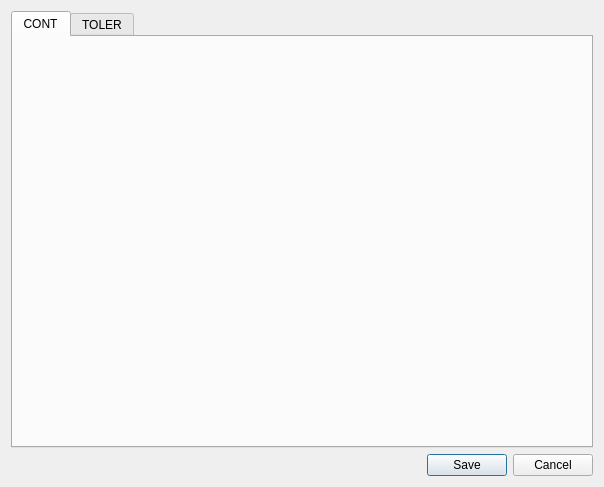
<?xml version="1.0" encoding="UTF-8"?>
<ui version="4.0">
 <class>Dialog</class>
 <widget class="QDialog" name="Dialog">
  <property name="geometry">
   <rect>
    <x>0</x>
    <y>0</y>
    <width>604</width>
    <height>487</height>
   </rect>
  </property>
  <property name="windowTitle">
   <string>Set control and tolerance parameters</string>
  </property>
  <layout class="QGridLayout" name="gridLayout_2">
   <item row="1" column="1">
    <widget class="QDialogButtonBox" name="buttonBox">
     <property name="orientation">
      <enum>Qt::Horizontal</enum>
     </property>
     <property name="standardButtons">
      <set>QDialogButtonBox::Cancel|QDialogButtonBox::Save</set>
     </property>
    </widget>
   </item>
   <item row="0" column="0" colspan="2">
    <widget class="QTabWidget" name="tab_widget">
     <property name="currentIndex">
      <number>0</number>
     </property>
     <widget class="QWidget" name="tab1">
      <attribute name="title">
       <string>CONT</string>
      </attribute>
      <layout class="QGridLayout" name="gridLayout">
       <item row="0" column="0">
        <layout class="QGridLayout" name="cont_lout"/>
       </item>
      </layout>
     </widget>
     <widget class="QWidget" name="tab2">
      <property name="maximumSize">
       <size>
        <width>350</width>
        <height>250</height>
       </size>
      </property>
      <attribute name="title">
       <string>TOLER</string>
      </attribute>
      <layout class="QGridLayout" name="gridLayout_3">
       <item row="0" column="0">
        <layout class="QGridLayout" name="toler_lout">
         <property name="sizeConstraint">
          <enum>QLayout::SetDefaultConstraint</enum>
         </property>
        </layout>
       </item>
      </layout>
     </widget>
    </widget>
   </item>
  </layout>
 </widget>
 <resources/>
 <connections>
  <connection>
   <sender>buttonBox</sender>
   <signal>accepted()</signal>
   <receiver>Dialog</receiver>
   <slot>accept()</slot>
   <hints>
    <hint type="sourcelabel">
     <x>248</x>
     <y>254</y>
    </hint>
    <hint type="destinationlabel">
     <x>157</x>
     <y>274</y>
    </hint>
   </hints>
  </connection>
  <connection>
   <sender>buttonBox</sender>
   <signal>rejected()</signal>
   <receiver>Dialog</receiver>
   <slot>reject()</slot>
   <hints>
    <hint type="sourcelabel">
     <x>316</x>
     <y>260</y>
    </hint>
    <hint type="destinationlabel">
     <x>286</x>
     <y>274</y>
    </hint>
   </hints>
  </connection>
 </connections>
</ui>
